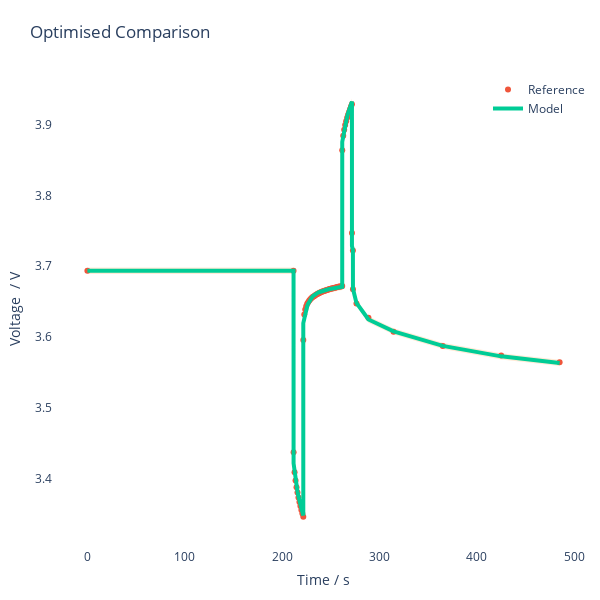

Notebook code cell kept with this figure:
### Markdown cell above
### Plotting and Visualisation

PyBOP provides various plotting utilities to visualize the results of the optimisation.

### Code cell
pybop.quick_plot(problem, problem_inputs=x, title="Optimised Comparison");
